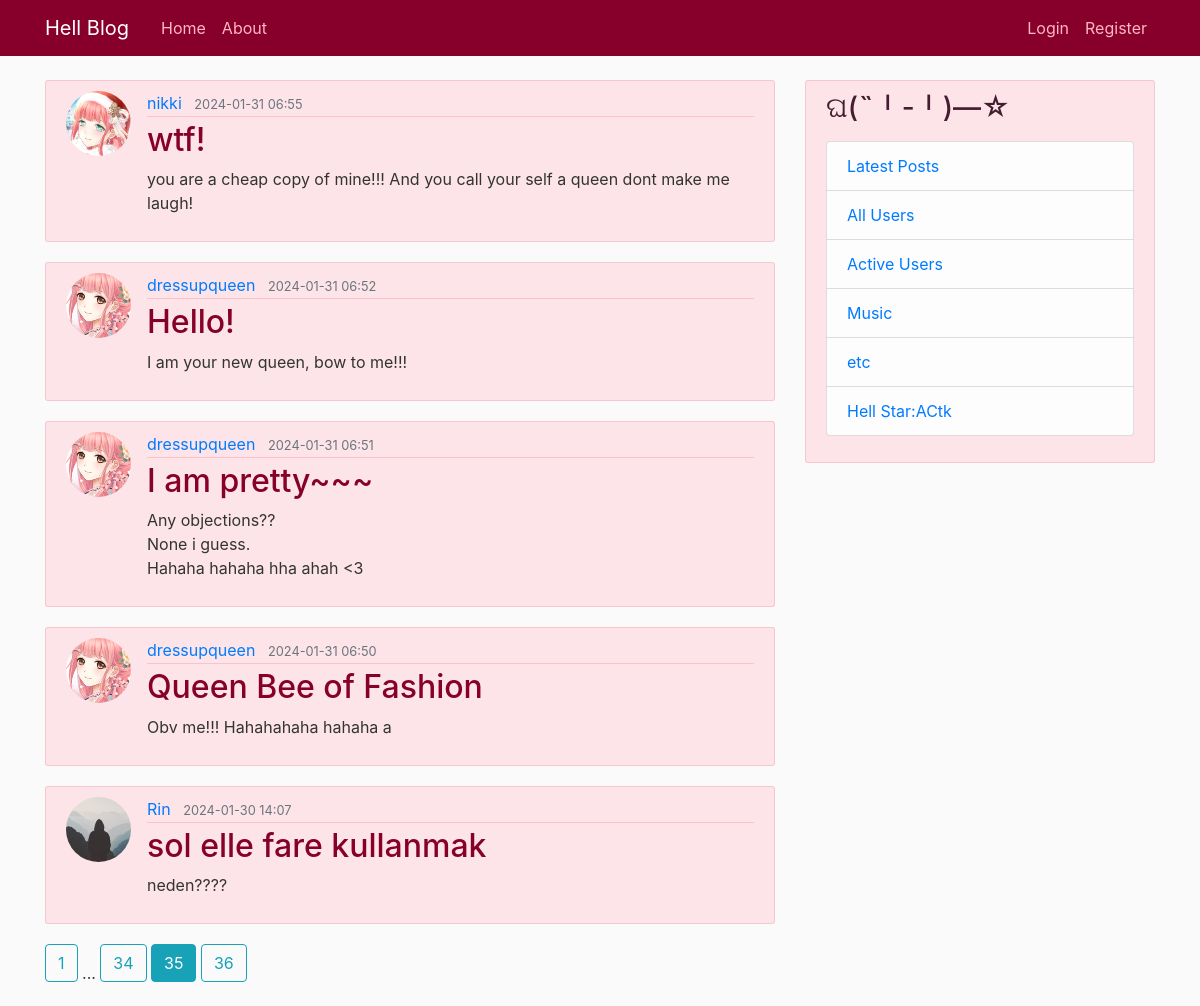
/home?page=35, run on the app's committed database.
### flaskblog/models.py (models this page shows, shortened)
class Post(db.Model):
    id = db.Column(db.Integer, primary_key=True)
    title = db.Column(db.String(100), nullable=False)
    content = db.Column(db.Text, nullable=False)
    date_posted = db.Column(db.DateTime, nullable=False, default=datetime.utcnow)
    user_id = db.Column(db.Integer, db.ForeignKey('user.id'), nullable=False)
    dislikes = db.relationship('Dislikes', backref='post', passive_deletes=True)

class User(db.Model, UserMixin):
    id = db.Column(db.Integer, primary_key=True)
    username = db.Column(db.String(20), unique=True, nullable=False)
    firstname = db.Column(db.String(20), nullable=False)
    middlename = db.Column(db.String(20))
    lastname = db.Column(db.String(20), nullable=False)
    birthdate = db.Column(db.DateTime, nullable=False)
    email = db.Column(db.String(120), unique=True, nullable=False)
    image_file = db.Column(db.String(20), nullable=False, default='default.jpg')
    password = db.Column(db.String(60), nullable=False)
    salt = db.Column(db.String(60), nullable=False)
    active = db.Column(db.Boolean, nullable=False, default=False)
    posts = db.relationship('Post', backref='author', lazy=True)
    online = db.relationship('ActiveUsers', backref='online', lazy=True)
    dislikes = db.relationship('Dislikes', backref='user', passive_deletes=True)

### flaskblog/main/routes.py (the view)
@main.route("/")
@main.route("/home")
def home():
    page = request.args.get("page", 1, type=int)
    posts = Post.query.order_by(Post.date_posted.desc()).paginate(page=page, per_page=5)
    return render_template('home.html', posts=posts)

### flaskblog/templates/home.html
{% extends "layout.html" %}
{% block content %}
    {% for post in posts.items %}
        <article class="media content-section">
            <img class="rounded-circle article-img" src="{{ url_for('static', filename='profile_pics/' + post.author.image_file) }}">
            <div class="media-body">
                <div class="article-metadata">
                    <a class="mr-2" href="{{ url_for('users.user_posts', username=post.author.username) }}">{{ post.author.username }}</a>
                    <small class="text-muted">{{ post.date_posted.strftime('%Y-%m-%d %H:%M') }}</small>
                </div>
                <h2><a class="article-title" href="{{ url_for('posts.post', post_id=post.id) }}">{{ post.title }}</a></h2>
                <p class="article-content">{{ post.content }}</p>
            </div>
        </article>
    {% endfor %}
    {% for page_num in posts.iter_pages(left_edge=1, right_edge=1, left_current=1, right_current=2) %}
        {% if page_num %}
            {% if posts.page == page_num %}
                <a class="btn btn-info mb-4" href="{{ url_for('main.home', page=page_num) }}">
                    {{ page_num }}
                </a>
            {% else %}
                <a class="btn btn-outline-info mb-4" href="{{ url_for('main.home', page=page_num) }}">
                    {{ page_num }}
                </a>
            {% endif %}
        {% else %}
            ...
        {% endif %}
    {% endfor %}
{% endblock content %}

### flaskblog/static/main.css (style rules this page uses)
body { background: #fafafa; color: #333333; margin-top: 5rem; }
h1, h2, h3, h4, h5, h6 { color: #441d30; }
.content-section { background: rgba(255, 192, 203, 0.39); padding: 10px 20px; border: 1px solid rgba(211, 14, 57, 0.13); border-radius: 3px; margin-bottom: 20px; }
.article-title { color: #86002b; }
.article-content { white-space: pre-line; }
.article-img { height: 65px; width: 65px; margin-right: 16px; }
.article-metadata { padding-bottom: 1px; margin-bottom: 4px; border-bottom: 1px solid #ffc0cb; }

### data on the page
Post: image_file (picture), author.username "nikki", date_posted "2024-01-31 06:55", title "wtf!", content "you are a cheap copy of mine!!! And you call your self a queen dont make me laugh!"
Post: image_file (picture), author.username "dressupqueen", date_posted "2024-01-31 06:52", title "Hello!", content "I am your new queen, bow to me!!!"
Post: image_file (picture), author.username "dressupqueen", date_posted "2024-01-31 06:51", title "I am pretty~~~", content "Any objections?? None i guess. Hahaha hahaha hha ahah <3"
Post: image_file (picture), author.username "dressupqueen", date_posted "2024-01-31 06:50", title "Queen Bee of Fashion", content "Obv me!!! Hahahahaha hahaha a"
Post: image_file (placeholder picture), author.username "Rin", date_posted "2024-01-30 14:07", title "sol elle fare kullanmak", content "neden????"

### other printed values
{{ page_num }} "1" "34" "36"
{{ page_num }} "35"
